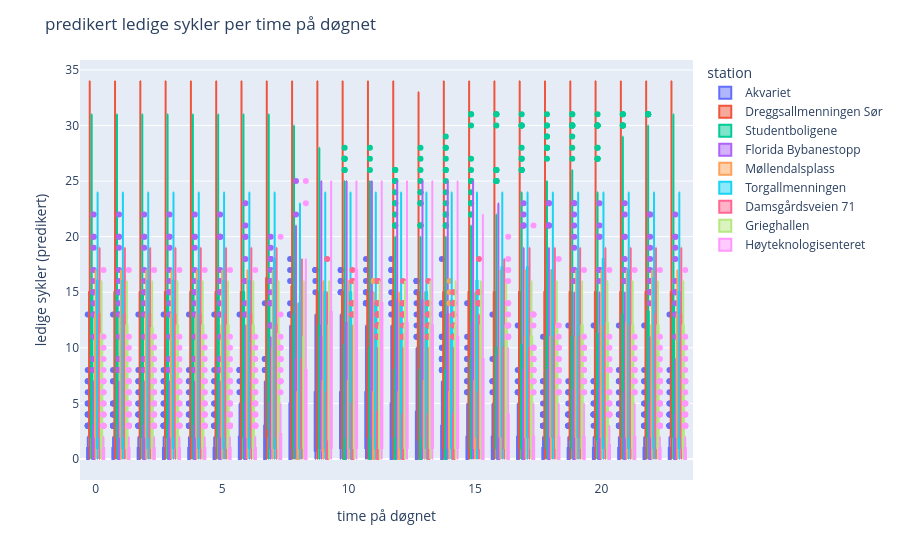

This figure's notebook cell:
### Code cell
# visualiserer neste sykkel per time på døgnet (prediksjonslabel ihht LOCF)
fig = px.box(merged_df, "hour", "free_bikes_next_hour", color="station")
fig.update_layout(title="predikert ledige sykler per time på døgnet", xaxis_title="time på døgnet",
             yaxis_title="ledige sykler (predikert)")
fig.show()

### Figure 1 — Plotly figure (JSON) as saved in the notebook; plotly's stock layout.template omitted (floating-point values rounded to 4 significant figures; data arrays with more than 128 entries replaced by an {"elided": "..."} marker saying what was removed)
{"data": [{"alignmentgroup": "True", "hovertemplate": "station=Akvariet<br>hour=%{x}<br>free_bikes_next_hour=%{y}<extra></extra>", "legendgroup": "Akvariet", "marker": {"color": "#636efa"}, "name": "Akvariet", "notched": false, "offsetgroup": "Akvariet", "orientation": "v", "showlegend": true, "type": "box", "x": {"elided": "4447 int values"}, "x0": " ", "xaxis": "x", "y": {"elided": "4447 float values"}, "y0": " ", "yaxis": "y"}, {"alignmentgroup": "True", "hovertemplate": "station=Dreggsallmenningen Sør<br>hour=%{x}<br>free_bikes_next_hour=%{y}<extra></extra>", "legendgroup": "Dreggsallmenningen Sør", "marker": {"color": "#EF553B"}, "name": "Dreggsallmenningen Sør", "notched": false, "offsetgroup": "Dreggsallmenningen Sør", "orientation": "v", "showlegend": true, "type": "box", "x": {"elided": "4448 int values"}, "x0": " ", "xaxis": "x", "y": {"elided": "4448 float values"}, "y0": " ", "yaxis": "y"}, {"alignmentgroup": "True", "hovertemplate": "station=Studentboligene<br>hour=%{x}<br>free_bikes_next_hour=%{y}<extra></extra>", "legendgroup": "Studentboligene", "marker": {"color": "#00cc96"}, "name": "Studentboligene", "notched": false, "offsetgroup": "Studentboligene", "orientation": "v", "showlegend": true, "type": "box", "x": {"elided": "4448 int values"}, "x0": " ", "xaxis": "x", "y": {"elided": "4448 float values"}, "y0": " ", "yaxis": "y"}, {"alignmentgroup": "True", "hovertemplate": "station=Florida Bybanestopp<br>hour=%{x}<br>free_bikes_next_hour=%{y}<extra></extra>", "legendgroup": "Florida Bybanestopp", "marker": {"color": "#ab63fa"}, "name": "Florida Bybanestopp", "notched": false, "offsetgroup": "Florida Bybanestopp", "orientation": "v", "showlegend": true, "type": "box", "x": {"elided": "4448 int values"}, "x0": " ", "xaxis": "x", "y": {"elided": "4448 float values"}, "y0": " ", "yaxis": "y"}, {"alignmentgroup": "True", "hovertemplate": "station=Møllendalsplass<br>hour=%{x}<br>free_bikes_next_hour=%{y}<extra></extra>", "legendgroup": "Møllendalsplass", "marker": {"color": "#FFA15A"}, "name": "Møllendalsplass", "notched": false, "offsetgroup": "Møllendalsplass", "orientation": "v", "showlegend": true, "type": "box", "x": {"elided": "4448 int values"}, "x0": " ", "xaxis": "x", "y": {"elided": "4448 float values"}, "y0": " ", "yaxis": "y"}, {"alignmentgroup": "True", "hovertemplate": "station=Torgallmenningen<br>hour=%{x}<br>free_bikes_next_hour=%{y}<extra></extra>", "legendgroup": "Torgallmenningen", "marker": {"color": "#19d3f3"}, "name": "Torgallmenningen", "notched": false, "offsetgroup": "Torgallmenningen", "orientation": "v", "showlegend": true, "type": "box", "x": {"elided": "4448 int values"}, "x0": " ", "xaxis": "x", "y": {"elided": "4448 float values"}, "y0": " ", "yaxis": "y"}, {"alignmentgroup": "True", "hovertemplate": "station=Damsgårdsveien 71<br>hour=%{x}<br>free_bikes_next_hour=%{y}<extra></extra>", "legendgroup": "Damsgårdsveien 71", "marker": {"color": "#FF6692"}, "name": "Damsgårdsveien 71", "notched": false, "offsetgroup": "Damsgårdsveien 71", "orientation": "v", "showlegend": true, "type": "box", "x": {"elided": "4447 int values"}, "x0": " ", "xaxis": "x", "y": {"elided": "4447 float values"}, "y0": " ", "yaxis": "y"}, {"alignmentgroup": "True", "hovertemplate": "station=Grieghallen<br>hour=%{x}<br>free_bikes_next_hour=%{y}<extra></extra>", "legendgroup": "Grieghallen", "marker": {"color": "#B6E880"}, "name": "Grieghallen", "notched": false, "offsetgroup": "Grieghallen", "orientation": "v", "showlegend": true, "type": "box", "x": {"elided": "4447 int values"}, "x0": " ", "xaxis": "x", "y": {"elided": "4447 float values"}, "y0": " ", "yaxis": "y"}, {"alignmentgroup": "True", "hovertemplate": "station=Høyteknologisenteret<br>hour=%{x}<br>free_bikes_next_hour=%{y}<extra></extra>", "legendgroup": "Høyteknologisenteret", "marker": {"color": "#FF97FF"}, "name": "Høyteknologisenteret", "notched": false, "offsetgroup": "Høyteknologisenteret", "orientation": "v", "showlegend": true, "type": "box", "x": {"elided": "4448 int values"}, "x0": " ", "xaxis": "x", "y": {"elided": "4448 float values"}, "y0": " ", "yaxis": "y"}], "layout": {"boxmode": "group", "legend": {"title": {"text": "station"}, "tracegroupgap": 0}, "margin": {"t": 60}, "title": {"text": "predikert ledige sykler per time på døgnet"}, "xaxis": {"anchor": "y", "domain": [0, 1], "title": {"text": "time på døgnet"}}, "yaxis": {"anchor": "x", "domain": [0, 1], "title": {"text": "ledige sykler (predikert)"}}}}
